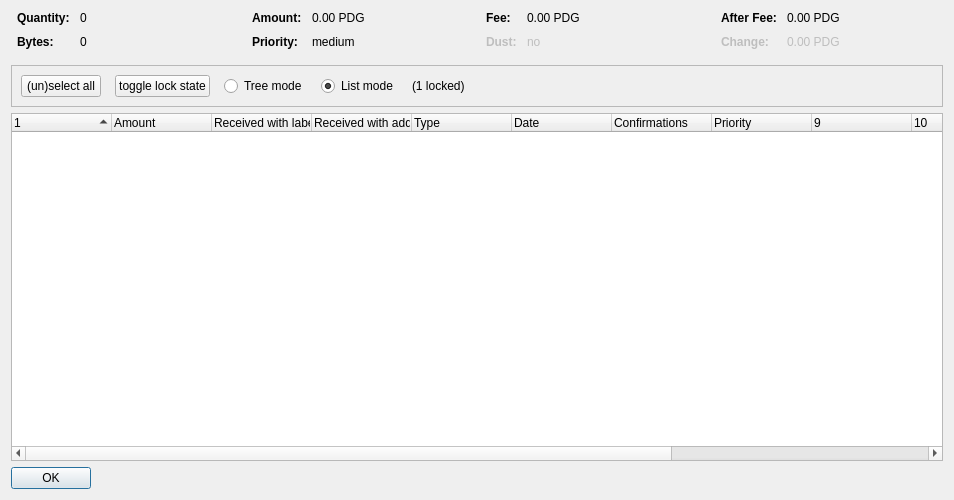
<?xml version="1.0" encoding="UTF-8"?>
<ui version="4.0">
 <class>CoinControlDialog</class>
 <widget class="QDialog" name="CoinControlDialog">
  <property name="geometry">
   <rect>
    <x>0</x>
    <y>0</y>
    <width>954</width>
    <height>500</height>
   </rect>
  </property>
  <property name="windowTitle">
   <string>Coin Selection</string>
  </property>
  <layout class="QVBoxLayout" name="verticalLayout">
   <item>
    <layout class="QHBoxLayout" name="horizontalLayoutTop" stretch="0,0,0,0">
     <property name="topMargin">
      <number>0</number>
     </property>
     <property name="bottomMargin">
      <number>10</number>
     </property>
     <item>
      <layout class="QFormLayout" name="formLayoutCoinControl1">
       <property name="horizontalSpacing">
        <number>10</number>
       </property>
       <property name="verticalSpacing">
        <number>10</number>
       </property>
       <property name="leftMargin">
        <number>6</number>
       </property>
       <property name="rightMargin">
        <number>6</number>
       </property>
       <item row="0" column="0">
        <widget class="QLabel" name="labelCoinControlQuantityText">
         <property name="font">
          <font>
           <weight>75</weight>
           <bold>true</bold>
          </font>
         </property>
         <property name="text">
          <string>Quantity:</string>
         </property>
        </widget>
       </item>
       <item row="0" column="1">
        <widget class="QLabel" name="labelCoinControlQuantity">
         <property name="cursor">
          <cursorShape>IBeamCursor</cursorShape>
         </property>
         <property name="contextMenuPolicy">
          <enum>Qt::ActionsContextMenu</enum>
         </property>
         <property name="text">
          <string notr="true">0</string>
         </property>
         <property name="textInteractionFlags">
          <set>Qt::LinksAccessibleByMouse|Qt::TextSelectableByKeyboard|Qt::TextSelectableByMouse</set>
         </property>
        </widget>
       </item>
       <item row="1" column="0">
        <widget class="QLabel" name="labelCoinControlBytesText">
         <property name="font">
          <font>
           <weight>75</weight>
           <bold>true</bold>
          </font>
         </property>
         <property name="text">
          <string>Bytes:</string>
         </property>
        </widget>
       </item>
       <item row="1" column="1">
        <widget class="QLabel" name="labelCoinControlBytes">
         <property name="cursor">
          <cursorShape>IBeamCursor</cursorShape>
         </property>
         <property name="contextMenuPolicy">
          <enum>Qt::ActionsContextMenu</enum>
         </property>
         <property name="text">
          <string notr="true">0</string>
         </property>
         <property name="textInteractionFlags">
          <set>Qt::LinksAccessibleByMouse|Qt::TextSelectableByKeyboard|Qt::TextSelectableByMouse</set>
         </property>
        </widget>
       </item>
      </layout>
     </item>
     <item>
      <layout class="QFormLayout" name="formLayoutCoinControl2">
       <property name="horizontalSpacing">
        <number>10</number>
       </property>
       <property name="verticalSpacing">
        <number>10</number>
       </property>
       <property name="leftMargin">
        <number>6</number>
       </property>
       <property name="rightMargin">
        <number>6</number>
       </property>
       <item row="0" column="0">
        <widget class="QLabel" name="labelCoinControlAmountText">
         <property name="font">
          <font>
           <weight>75</weight>
           <bold>true</bold>
          </font>
         </property>
         <property name="text">
          <string>Amount:</string>
         </property>
        </widget>
       </item>
       <item row="0" column="1">
        <widget class="QLabel" name="labelCoinControlAmount">
         <property name="cursor">
          <cursorShape>IBeamCursor</cursorShape>
         </property>
         <property name="contextMenuPolicy">
          <enum>Qt::ActionsContextMenu</enum>
         </property>
         <property name="text">
          <string notr="true">0.00 PDG</string>
         </property>
         <property name="textInteractionFlags">
          <set>Qt::LinksAccessibleByMouse|Qt::TextSelectableByKeyboard|Qt::TextSelectableByMouse</set>
         </property>
        </widget>
       </item>
       <item row="1" column="0">
        <widget class="QLabel" name="labelCoinControlPriorityText">
         <property name="font">
          <font>
           <weight>75</weight>
           <bold>true</bold>
          </font>
         </property>
         <property name="text">
          <string>Priority:</string>
         </property>
        </widget>
       </item>
       <item row="1" column="1">
        <widget class="QLabel" name="labelCoinControlPriority">
         <property name="cursor">
          <cursorShape>IBeamCursor</cursorShape>
         </property>
         <property name="contextMenuPolicy">
          <enum>Qt::ActionsContextMenu</enum>
         </property>
         <property name="text">
          <string>medium</string>
         </property>
         <property name="textInteractionFlags">
          <set>Qt::LinksAccessibleByMouse|Qt::TextSelectableByKeyboard|Qt::TextSelectableByMouse</set>
         </property>
        </widget>
       </item>
      </layout>
     </item>
     <item>
      <layout class="QFormLayout" name="formLayoutCoinControl3">
       <property name="horizontalSpacing">
        <number>10</number>
       </property>
       <property name="verticalSpacing">
        <number>10</number>
       </property>
       <property name="leftMargin">
        <number>6</number>
       </property>
       <property name="rightMargin">
        <number>6</number>
       </property>
       <item row="0" column="0">
        <widget class="QLabel" name="labelCoinControlFeeText">
         <property name="font">
          <font>
           <weight>75</weight>
           <bold>true</bold>
          </font>
         </property>
         <property name="text">
          <string>Fee:</string>
         </property>
        </widget>
       </item>
       <item row="0" column="1">
        <widget class="QLabel" name="labelCoinControlFee">
         <property name="cursor">
          <cursorShape>IBeamCursor</cursorShape>
         </property>
         <property name="contextMenuPolicy">
          <enum>Qt::ActionsContextMenu</enum>
         </property>
         <property name="text">
          <string notr="true">0.00 PDG</string>
         </property>
         <property name="textInteractionFlags">
          <set>Qt::LinksAccessibleByMouse|Qt::TextSelectableByKeyboard|Qt::TextSelectableByMouse</set>
         </property>
        </widget>
       </item>
       <item row="1" column="0">
        <widget class="QLabel" name="labelCoinControlLowOutputText">
         <property name="enabled">
          <bool>false</bool>
         </property>
         <property name="font">
          <font>
           <weight>75</weight>
           <bold>true</bold>
          </font>
         </property>
         <property name="text">
          <string>Dust:</string>
         </property>
        </widget>
       </item>
       <item row="1" column="1">
        <widget class="QLabel" name="labelCoinControlLowOutput">
         <property name="enabled">
          <bool>false</bool>
         </property>
         <property name="cursor">
          <cursorShape>IBeamCursor</cursorShape>
         </property>
         <property name="contextMenuPolicy">
          <enum>Qt::ActionsContextMenu</enum>
         </property>
         <property name="text">
          <string>no</string>
         </property>
         <property name="textInteractionFlags">
          <set>Qt::LinksAccessibleByMouse|Qt::TextSelectableByKeyboard|Qt::TextSelectableByMouse</set>
         </property>
        </widget>
       </item>
      </layout>
     </item>
     <item>
      <layout class="QFormLayout" name="formLayoutCoinControl4">
       <property name="horizontalSpacing">
        <number>10</number>
       </property>
       <property name="verticalSpacing">
        <number>10</number>
       </property>
       <property name="leftMargin">
        <number>6</number>
       </property>
       <property name="rightMargin">
        <number>6</number>
       </property>
       <item row="0" column="0">
        <widget class="QLabel" name="labelCoinControlAfterFeeText">
         <property name="font">
          <font>
           <weight>75</weight>
           <bold>true</bold>
          </font>
         </property>
         <property name="text">
          <string>After Fee:</string>
         </property>
        </widget>
       </item>
       <item row="0" column="1">
        <widget class="QLabel" name="labelCoinControlAfterFee">
         <property name="cursor">
          <cursorShape>IBeamCursor</cursorShape>
         </property>
         <property name="contextMenuPolicy">
          <enum>Qt::ActionsContextMenu</enum>
         </property>
         <property name="text">
          <string notr="true">0.00 PDG</string>
         </property>
         <property name="textInteractionFlags">
          <set>Qt::LinksAccessibleByMouse|Qt::TextSelectableByKeyboard|Qt::TextSelectableByMouse</set>
         </property>
        </widget>
       </item>
       <item row="1" column="0">
        <widget class="QLabel" name="labelCoinControlChangeText">
         <property name="enabled">
          <bool>false</bool>
         </property>
         <property name="font">
          <font>
           <weight>75</weight>
           <bold>true</bold>
          </font>
         </property>
         <property name="text">
          <string>Change:</string>
         </property>
        </widget>
       </item>
       <item row="1" column="1">
        <widget class="QLabel" name="labelCoinControlChange">
         <property name="enabled">
          <bool>false</bool>
         </property>
         <property name="cursor">
          <cursorShape>IBeamCursor</cursorShape>
         </property>
         <property name="contextMenuPolicy">
          <enum>Qt::ActionsContextMenu</enum>
         </property>
         <property name="text">
          <string notr="true">0.00 PDG</string>
         </property>
         <property name="textInteractionFlags">
          <set>Qt::LinksAccessibleByMouse|Qt::TextSelectableByKeyboard|Qt::TextSelectableByMouse</set>
         </property>
        </widget>
       </item>
      </layout>
     </item>
    </layout>
   </item>
   <item>
    <widget class="QFrame" name="frame">
     <property name="minimumSize">
      <size>
       <width>0</width>
       <height>40</height>
      </size>
     </property>
     <property name="frameShape">
      <enum>QFrame::StyledPanel</enum>
     </property>
     <property name="frameShadow">
      <enum>QFrame::Sunken</enum>
     </property>
     <layout class="QHBoxLayout" name="horizontalLayout">
      <item>
       <layout class="QHBoxLayout" name="horizontalLayoutPanel" stretch="0,0,0,0,0,0">
        <property name="spacing">
         <number>14</number>
        </property>
        <item>
         <widget class="QPushButton" name="pushButtonSelectAll">
          <property name="sizePolicy">
           <sizepolicy hsizetype="Maximum" vsizetype="Fixed">
            <horstretch>0</horstretch>
            <verstretch>0</verstretch>
           </sizepolicy>
          </property>
          <property name="text">
           <string>(un)select all</string>
          </property>
          <property name="autoDefault">
           <bool>false</bool>
          </property>
         </widget>
        </item>
        <item>
         <widget class="QPushButton" name="pushButtonToggleLock">
          <property name="sizePolicy">
           <sizepolicy hsizetype="Maximum" vsizetype="Fixed">
            <horstretch>0</horstretch>
            <verstretch>0</verstretch>
           </sizepolicy>
          </property>
          <property name="text">
           <string>toggle lock state</string>
          </property>
          <property name="autoDefault">
           <bool>false</bool>
          </property>
         </widget>
        </item>
        <item>
         <widget class="QRadioButton" name="radioTreeMode">
          <property name="sizePolicy">
           <sizepolicy hsizetype="Maximum" vsizetype="Fixed">
            <horstretch>0</horstretch>
            <verstretch>0</verstretch>
           </sizepolicy>
          </property>
          <property name="text">
           <string>Tree mode</string>
          </property>
         </widget>
        </item>
        <item>
         <widget class="QRadioButton" name="radioListMode">
          <property name="sizePolicy">
           <sizepolicy hsizetype="Maximum" vsizetype="Fixed">
            <horstretch>0</horstretch>
            <verstretch>0</verstretch>
           </sizepolicy>
          </property>
          <property name="text">
           <string>List mode</string>
          </property>
          <property name="checked">
           <bool>true</bool>
          </property>
         </widget>
        </item>
        <item>
         <widget class="QLabel" name="labelLocked">
          <property name="text">
           <string>(1 locked)</string>
          </property>
         </widget>
        </item>
        <item>
         <spacer name="horizontalSpacer">
          <property name="orientation">
           <enum>Qt::Horizontal</enum>
          </property>
          <property name="sizeHint" stdset="0">
           <size>
            <width>40</width>
            <height>20</height>
           </size>
          </property>
         </spacer>
        </item>
       </layout>
      </item>
     </layout>
    </widget>
   </item>
   <item>
    <widget class="CoinControlTreeWidget" name="treeWidget">
     <property name="contextMenuPolicy">
      <enum>Qt::CustomContextMenu</enum>
     </property>
     <property name="sortingEnabled">
      <bool>false</bool>
     </property>
     <property name="columnCount">
      <number>13</number>
     </property>
     <attribute name="headerShowSortIndicator" stdset="0">
      <bool>true</bool>
     </attribute>
     <attribute name="headerStretchLastSection">
      <bool>false</bool>
     </attribute>
     <column>
      <property name="text">
       <string/>
      </property>
     </column>
     <column>
      <property name="text">
       <string>Amount</string>
      </property>
     </column>
     <column>
      <property name="text">
       <string>Received with label</string>
      </property>
     </column>
     <column>
      <property name="text">
       <string>Received with address</string>
      </property>
     </column>
     <column>
      <property name="text">
       <string>Type</string>
      </property>
     </column>
     <column>
      <property name="text">
       <string>Date</string>
      </property>
     </column>
     <column>
      <property name="text">
       <string>Confirmations</string>
      </property>
      <property name="toolTip">
       <string>Confirmed</string>
      </property>
     </column>
     <column>
      <property name="text">
       <string>Priority</string>
      </property>
     </column>
     <column>
      <property name="text">
       <string/>
      </property>
     </column>
     <column>
      <property name="text">
       <string/>
      </property>
     </column>
     <column>
      <property name="text">
       <string/>
      </property>
     </column>
     <column>
      <property name="text">
       <string/>
      </property>
     </column>
     <column>
      <property name="text">
       <string/>
      </property>
     </column>
    </widget>
   </item>
   <item>
    <widget class="QDialogButtonBox" name="buttonBox">
     <property name="sizePolicy">
      <sizepolicy hsizetype="Maximum" vsizetype="Fixed">
       <horstretch>0</horstretch>
       <verstretch>0</verstretch>
      </sizepolicy>
     </property>
     <property name="orientation">
      <enum>Qt::Horizontal</enum>
     </property>
     <property name="standardButtons">
      <set>QDialogButtonBox::Ok</set>
     </property>
    </widget>
   </item>
  </layout>
 </widget>
 <customwidgets>
  <customwidget>
   <class>CoinControlTreeWidget</class>
   <extends>QTreeWidget</extends>
   <header>coincontroltreewidget.h</header>
  </customwidget>
 </customwidgets>
 <resources/>
 <connections/>
</ui>
